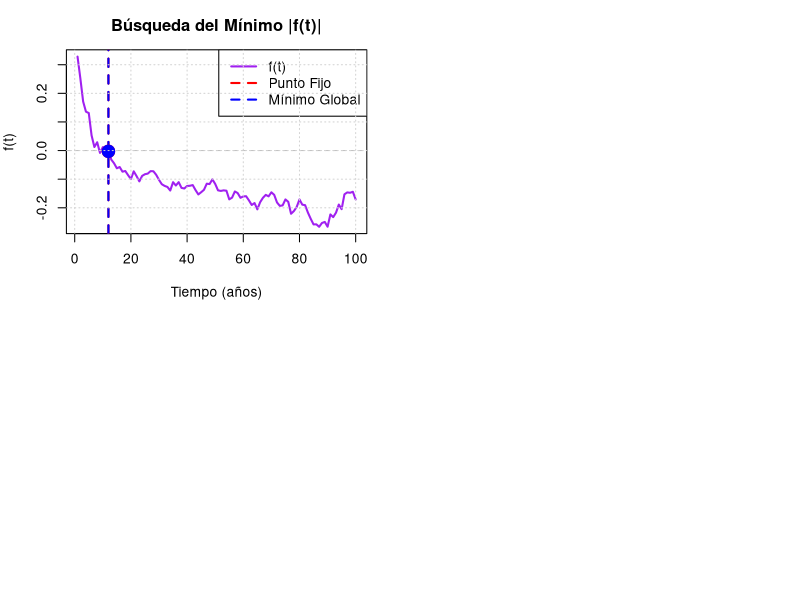

Generate this figure with R:
#######################################################################################
#  TRABAJO 7 - MODELO 1: TOLERANCIA FIJA                                             #
#  Método: PUNTO FIJO PARA CASOS SIN CEROS                                           #
#  Busca el mínimo de |f(t)| cuando las curvas no se cruzan                          #
#######################################################################################

# ====================================================================================
# SIMULACIÓN DEL MODELO 1 - Tolerancia Fija
# ====================================================================================

simular_modelo1 <- function(N, p, citySize, years, alikePref, alfa){
  
  T <- citySize**2
  N1 <- round(N * p)
  N2 <- N - N1
  
  groups <- c(rep(1, N1), rep(2, N2))
  empty <- c(rep(0, T - N))
  set.seed(1234)
  city <- matrix(sample(c(groups, empty), citySize^2, replace = F), ncol = citySize)
  
  getNeighbors <- function(coords) {
    n <- c()
    for (i in c(1:8)) {
      if (i == 1) { x <- coords[1] + 1; y <- coords[2] }
      if (i == 2) { x <- coords[1] + 1; y <- coords[2] + 1 }
      if (i == 3) { x <- coords[1]; y <- coords[2] + 1 }
      if (i == 4) { x <- coords[1] - 1; y <- coords[2] + 1 }
      if (i == 5) { x <- coords[1] - 1; y <- coords[2] }
      if (i == 6) { x <- coords[1] - 1; y <- coords[2] - 1 }
      if (i == 7) { x <- coords[1]; y <- coords[2] - 1 }
      if (i == 8) { x <- coords[1] + 1; y <- coords[2] - 1 }
      
      if (x < 1) x <- citySize
      if (x > citySize) x <- 1
      if (y < 1) y <- citySize
      if (y > citySize) y <- 1
      n <- rbind(n, c(x, y))
    }
    n
  }
  
  unHappyMonitor <- c()
  similarMonitor <- c()
  
  # MODELO 1: Tolerancia FIJA
  alikePref1 <- alikePref
  alikePref2 <- alikePref * alfa
  
  for (t in c(1:years)) {
    happy <- c()
    unhappy <- c() 
    similar <- c()
    
    for (j in c(1:citySize)) {
      for (k in c(1:citySize)) {
        current <- c(j, k)
        value <- city[j, k] 
        
        if (value > 0) {
          likeNeighbors <- 0
          allNeighbors <- 0
          neighbors <- getNeighbors(current)
          
          for (i in c(1:nrow(neighbors))){
            x <- neighbors[i, 1]
            y <- neighbors[i, 2]
            if (city[x, y] > 0) allNeighbors <- allNeighbors + 1
            if (city[x, y] == value) likeNeighbors <- likeNeighbors + 1
          }
          
          if (!is.nan(likeNeighbors / allNeighbors)) {
            similar <- c(similar, likeNeighbors / allNeighbors)
            alikePrefg <- ifelse(value == 1, alikePref1, alikePref2)
            
            if ((likeNeighbors / allNeighbors) < alikePrefg) {
              unhappy <- rbind(unhappy, current)
            } else {
              happy <- rbind(happy, current)
            }
          } else {
            happy <- rbind(happy, current)
          }
        }
      }
    }
    
    unHappyMonitor <- c(unHappyMonitor, 
                        length(unhappy) / (length(happy) + length(unhappy)))
    similarMonitor <- c(similarMonitor, mean(similar))
    
    if (length(unhappy) > 0) {
      randUnHappy <- sample(nrow(unhappy))
      for (i in randUnHappy) {
        mover <- unhappy[i, ]
        mover_val <- city[mover[1], mover[2]]
        move_to <- c(sample(1:citySize, 1), sample(1:citySize, 1))
        move_to_val <- city[move_to[1], move_to[2]]
        
        while (move_to_val > 0) {
          move_to <- c(sample(1:citySize, 1), sample(1:citySize, 1))
          move_to_val <- city[move_to[1], move_to[2]]
        }
        city[mover[1], mover[2]] <- 0
        city[move_to[1], move_to[2]] <- mover_val
      }
    }
  }
  
  return(list(
    unhappy = unHappyMonitor, 
    similar = similarMonitor,
    city_final = city
  ))
}

# ====================================================================================
# FUNCIÓN DE PUNTO FIJO PARA MINIMIZACIÓN
# ====================================================================================

pf_minimo <- function(FUN, x0, tol = 1e-5, maxiter = 1000) {
  x_new <- FUN(x0)
  iter <- 1
  
  historial <- data.frame(iter = 0, x = x0, x_new = x_new, error = abs(x_new - x0))
  
  while (abs(x_new - x0) > tol & iter < maxiter) {
    x0 <- x_new
    x_new <- FUN(x0)
    iter <- iter + 1
    
    historial <- rbind(historial, data.frame(
      iter = iter - 1,
      x = x0,
      x_new = x_new,
      error = abs(x_new - x0)
    ))
    
    cat(sprintf("x_%d = %.3f\n", iter, x_new))
  }
  
  if (iter == maxiter) {
    cat('⚠️  No hubo convergencia luego de ', iter, ' iteraciones\n')
  } else {
    cat('✓ Convergencia alcanzada luego de ', iter, ' iteraciones\n')
  }
  
  salida <- list(pf = x_new, iter = iter, historial = historial)
  return(salida)
}

# ====================================================================================
# MÉTODO DE PUNTO FIJO ESPECIALIZADO PARA CASOS SIN CEROS
# ====================================================================================

punto_fijo_sin_ceros <- function(N, p, citySize, alikePref, alfa, 
                                 x0, years, tol = 0.01, maxiter = 50, lambda = 0.1) {
  
  cat("\n")
  cat("╔═══════════════════════════════════════════════════════════════╗\n")
  cat("║              MODELO 1: TOLERANCIA FIJA                        ║\n")
  cat("║     MÉTODO: PUNTO FIJO PARA MINIMIZACIÓN (SIN CEROS)          ║\n")
  cat("╚═══════════════════════════════════════════════════════════════╝\n\n")
  
  # Medir tiempo total
  tiempo_inicio_total <- Sys.time()
  
  # Medir tiempo de simulación
  cat("⏳ Ejecutando simulación del Modelo 1...\n")
  tiempo_inicio_sim <- Sys.time()
  datos <- simular_modelo1(N, p, citySize, years, alikePref, alfa)
  tiempo_fin_sim <- Sys.time()
  tiempo_simulacion <- as.numeric(difftime(tiempo_fin_sim, tiempo_inicio_sim, units = "secs"))
  diferencia <- datos$unhappy - datos$similar
  
  cat(sprintf("✓ Simulación completada en %.2f segundos\n\n", tiempo_simulacion))
  
  # Medir tiempo del método
  tiempo_inicio_metodo <- Sys.time()
  
  # Función objetivo f(t) con interpolación lineal
  f <- function(t) {
    if (t <= 1) return(diferencia[1])
    if (t >= length(diferencia)) return(diferencia[length(diferencia)])
    
    t_floor <- floor(t)
    t_ceil <- ceiling(t)
    
    if (t_floor == t_ceil) {
      return(diferencia[t_floor])
    } else {
      peso <- t - t_floor
      return(diferencia[t_floor] * (1 - peso) + diferencia[t_ceil] * peso)
    }
  }
  
  cat("📊 PARÁMETROS:\n")
  cat(sprintf("   • N = %d agentes (%.1f%% ocupación)\n", N, 100*N/(citySize^2)))
  cat(sprintf("   • Grupo 1: %.0f%% (tolerancia = %.2f)\n", 100*p, alikePref))
  cat(sprintf("   • Grupo 2: %.0f%% (tolerancia = %.2f)\n", 100*(1-p), alikePref*alfa))
  cat(sprintf("   • Ciudad: %dx%d parcelas\n", citySize, citySize))
  cat(sprintf("   • Valor inicial: x0 = %.2f años\n", x0))
  cat(sprintf("   • Parámetro λ: %.3f\n", lambda))
  cat(sprintf("   • Tolerancia: %.4f\n", tol))
  cat(sprintf("   • Máximo iteraciones: %d\n\n", maxiter))
  
  # VERIFICAR QUE NO HAY CEROS
  valores <- sapply(1:length(diferencia), f)
  tiene_cero <- any(diff(sign(valores)) != 0)
  
  if (tiene_cero) {
    cat("❌ ADVERTENCIA: Se detectaron cambios de signo\n")
    cat("   Este método está diseñado para casos SIN ceros\n")
    cat("   Considera usar otro método\n\n")
  } else {
    cat("✓ Confirmado: No hay cambios de signo\n")
    cat("   → Buscando MÍNIMO de |f(t)|\n\n")
  }
  
  cat("🔍 ESTRATEGIA DE MINIMIZACIÓN:\n")
  cat("   Función g(x) = x - λ·sign(f)·f'(x)\n")
  cat("   Minimiza |f(t)| usando descenso por gradiente\n")
  cat("   Criterio: |x_{n+1} - x_n| < tol\n\n")
  
  # BUSCAR PUNTO INICIAL ÓPTIMO
  cat("🔍 Buscando punto inicial óptimo...\n")
  abs_vals <- abs(diferencia)
  x0_optimo <- which.min(abs_vals)
  f_min_global <- diferencia[x0_optimo]
  
  cat(sprintf("   Mínimo global aproximado: t = %d, |f(t)| = %.6f\n", 
              x0_optimo, abs(f_min_global)))
  cat(sprintf("   Usando x0 = %.2f\n\n", x0_optimo))
  
  x0 <- x0_optimo
  
  # FUNCIÓN g(x) ESPECIALIZADA PARA MINIMIZACIÓN
  g <- function(x) {
    fx <- f(x)
    
    h <- 0.5
    x_plus <- min(x + h, length(diferencia))
    x_minus <- max(x - h, 1)
    dfx <- (f(x_plus) - f(x_minus)) / (x_plus - x_minus)
    
    if (abs(dfx) < 1e-8) {
      x_new <- x
    } else {
      paso <- lambda * sign(fx) * dfx
      
      paso_max <- 2.0
      if (abs(paso) > paso_max) {
        paso <- sign(paso) * paso_max
      }
      
      x_new <- x - paso
    }
    
    if (x_new < 1) x_new <- 1
    if (x_new > length(diferencia)) x_new <- length(diferencia)
    
    return(x_new)
  }
  
  cat("─────────────────────────────────────────────────────────────\n")
  cat("ITERACIONES DE MINIMIZACIÓN:\n")
  cat("─────────────────────────────────────────────────────────────\n")
  cat(sprintf("x_0 = %.3f, f(x_0) = %.6f\n", x0, f(x0)))
  
  resultado_pf <- pf_minimo(FUN = g, x0 = x0, tol = tol, maxiter = maxiter)
  
  cat("─────────────────────────────────────────────────────────────\n\n")
  
  tiempo_fin_metodo <- Sys.time()
  tiempo_metodo <- as.numeric(difftime(tiempo_fin_metodo, tiempo_inicio_metodo, units = "secs"))
  
  tiempo_fin_total <- Sys.time()
  tiempo_total <- as.numeric(difftime(tiempo_fin_total, tiempo_inicio_total, units = "secs"))
  
  # Extraer solución
  x_final <- resultado_pf$pf
  iter_final <- resultado_pf$iter
  convergio <- (iter_final < maxiter)
  
  # RESULTADOS
  cat("╔═══════════════════════════════════════════════════════════════╗\n")
  cat("║                         RESULTADOS                            ║\n")
  cat("╚═══════════════════════════════════════════════════════════════╝\n\n")
  
  t_int <- round(x_final)
  if (t_int < 1) t_int <- 1
  if (t_int > length(datos$unhappy)) t_int <- length(datos$unhappy)
  
  fc <- f(x_final)
  
  cat("✓ MÍNIMO ENCONTRADO (minimizando |f(t)|)\n\n")
  
  cat(sprintf("   Tiempo óptimo:        t = %.3f años\n", x_final))
  cat(sprintf("   Valor de f(t):        %.6f\n", fc))
  cat(sprintf("   Distancia al cero:    %.6f\n", abs(fc)))
  cat(sprintf("   Iteraciones:          %d\n\n", iter_final))
  
  # COMPARACIÓN CON MÍNIMO GLOBAL
  idx_min_global <- which.min(abs(diferencia))
  f_min_global <- diferencia[idx_min_global]
  
  cat("📈 COMPARACIÓN CON BÚSQUEDA EXHAUSTIVA:\n")
  cat(sprintf("   • Punto fijo:    t = %.3f, |f(t)| = %.6f\n", x_final, abs(fc)))
  cat(sprintf("   • Mínimo global: t = %d, |f(t)| = %.6f\n", idx_min_global, abs(f_min_global)))
  cat(sprintf("   • Diferencia:    Δt = %.1f años, Δ|f| = %.6f\n\n", 
              abs(x_final - idx_min_global), abs(abs(fc) - abs(f_min_global))))
  
  cat(sprintf("📊 ESTADO DEL SISTEMA EN t = %.3f:\n\n", x_final))
  cat(sprintf("   Proporción infelices:  %.4f (%.1f%%)\n", 
              datos$unhappy[t_int], 100*datos$unhappy[t_int]))
  cat(sprintf("   Proporción similares:  %.4f (%.1f%%)\n", 
              datos$similar[t_int], 100*datos$similar[t_int]))
  cat(sprintf("   Diferencia:            %.6f\n\n", diferencia[t_int]))
  
  # TIEMPOS DE EJECUCIÓN
  cat("═══════════════════════════════════════════════════════════════\n")
  cat("⏱️  TIEMPOS DE EJECUCIÓN\n")
  cat("═══════════════════════════════════════════════════════════════\n\n")
  cat(sprintf("   Simulación:        %.2f segundos (%.1f%%)\n", 
              tiempo_simulacion, 100*tiempo_simulacion/tiempo_total))
  cat(sprintf("   Método punto fijo: %.2f segundos (%.1f%%)\n", 
              tiempo_metodo, 100*tiempo_metodo/tiempo_total))
  cat(sprintf("   TOTAL:             %.2f segundos\n\n", tiempo_total))
  
  if (tiempo_total < 60) {
    cat(sprintf("   ⏱️  Tiempo total: %.1f segundos\n\n", tiempo_total))
  } else if (tiempo_total < 3600) {
    cat(sprintf("   ⏱️  Tiempo total: %.1f minutos (%.0f segundos)\n\n", 
                tiempo_total/60, tiempo_total))
  } else {
    cat(sprintf("   ⏱️  Tiempo total: %.2f horas (%.0f minutos)\n\n", 
                tiempo_total/3600, tiempo_total/60))
  }
  
  # Crear historial extendido
  historial <- resultado_pf$historial
  historial$fx <- sapply(historial$x_new, f)
  historial$abs_fx <- abs(historial$fx)
  
  # GRÁFICOS ESPECIALIZADOS
  par(mfrow = c(2, 2), mar = c(4, 4, 3, 2))
  
  tiempo <- 1:length(diferencia)
  
  # 1. Función objetivo con mínimo
  plot(tiempo, diferencia, type = "l", col = "purple", lwd = 2,
       xlab = "Tiempo (años)", ylab = "f(t)",
       main = "Búsqueda del Mínimo |f(t)|")
  abline(h = 0, lty = 2, col = "gray", lwd = 1)
  abline(v = x_final, lty = 2, col = "red", lwd = 2)
  abline(v = idx_min_global, lty = 2, col = "blue", lwd = 2)
  points(x_final, fc, pch = 19, col = "red", cex = 2)
  points(idx_min_global, f_min_global, pch = 19, col = "blue", cex = 2)
  legend("topright", 
         legend = c("f(t)", "Punto Fijo", "Mínimo Global"),
         col = c("purple", "red", "blue"),
         lty = c(1, 2, 2), lwd = 2)
  grid()
  
  # 2. Trayectoria de minimización
  if (nrow(historial) > 1) {
    plot(historial$x_new, historial$abs_fx, type = "b", pch = 19, col = "blue", lwd = 2,
         xlab = "x_n", ylab = "|f(x_n)|",
         main = "Trayectoria de Minimización")
    points(x_final, abs(fc), pch = 19, col = "red", cex = 2)
    points(idx_min_global, abs(f_min_global), pch = 19, col = "green", cex = 2)
    grid()
  }
  
  # 3. Convergencia
  if (nrow(historial) > 1) {
    plot(historial$iter, historial$abs_fx, type = "b", pch = 19, col = "red", lwd = 2,
         xlab = "Iteración", ylab = "|f(x_n)|",
         main = "Convergencia del Mínimo", log = "y")
    abline(h = abs(f_min_global), lty = 2, col = "blue")
    grid()
  }
  
  # 4. Error de posición
  if (nrow(historial) > 1) {
    plot(historial$iter, historial$error, type = "b", pch = 19, col = "green", lwd = 2,
         xlab = "Iteración", ylab = "|x_{n+1} - x_n|",
         main = "Error de Posición", log = "y")
    abline(h = tol, lty = 2, col = "red")
    grid()
  }
  
  return(list(
    modelo = "Modelo 1 - Tolerancia Fija",
    metodo = "Punto Fijo para Minimización",
    tiempo_optimo = x_final,
    valor_funcion = fc,
    distancia_cero = abs(fc),
    iteraciones = iter_final,
    convergio = convergio,
    minimo_global = list(
      tiempo = idx_min_global,
      valor = f_min_global,
      distancia = abs(f_min_global)
    ),
    diferencia_con_global = abs(x_final - idx_min_global),
    historial = historial,
    datos_simulacion = datos,
    parametros = list(
      N = N, p = p, citySize = citySize,
      alikePref = alikePref, alfa = alfa,
      x0 = x0, lambda = lambda
    ),
    tiempos = list(
      simulacion = tiempo_simulacion,
      metodo = tiempo_metodo,
      total = tiempo_total
    )
  ))
}

# ====================================================================================
# EJEMPLO DE USO - CASO SIN CEROS
# ====================================================================================

cat("\n")
cat("███████████████████████████████████████████████████████████████████\n")
cat("█                                                                 █\n")
cat("█        PUNTO FIJO PARA MINIMIZACIÓN (CASOS SIN CEROS)           █\n")
cat("█                                                                 █\n")
cat("███████████████████████████████████████████████████████████████████\n")

resultado_sin_ceros <- punto_fijo_sin_ceros(
  N = 2000,
  p = 0.5,
  citySize = 50,
  alikePref = 0.6,
  alfa = 1.5,
  x0 = 20,
  years =100,
  tol = 0.01,
  maxiter = 5,
  lambda = 0.05
)

# Resumen final
cat("\n")
cat("╔═══════════════════════════════════════════════════════════════╗\n")
cat("║                      RESUMEN FINAL                            ║\n")
cat("╚═══════════════════════════════════════════════════════════════╝\n\n")

cat(sprintf("Método:               %s\n", resultado_sin_ceros$metodo))
cat(sprintf("Tiempo óptimo:        %.3f años\n", resultado_sin_ceros$tiempo_optimo))
cat(sprintf("Valor de f(t):        %.6f\n", resultado_sin_ceros$valor_funcion))
cat(sprintf("Distancia al cero:    %.6f\n", resultado_sin_ceros$distancia_cero))
cat(sprintf("Iteraciones:          %d\n", resultado_sin_ceros$iteraciones))
cat(sprintf("¿Convergió?:          %s\n", ifelse(resultado_sin_ceros$convergio, "SÍ", "NO")))
cat(sprintf("Diferencia con global: %.1f años\n", resultado_sin_ceros$diferencia_con_global))
cat(sprintf("Tiempo computacional: %.3f seg\n", resultado_sin_ceros$tiempos$total))

saveRDS(resultado_sin_ceros, "resultado_puntofijo_sin_ceros.rds")
cat("\n✓ Resultado guardado en: resultado_puntofijo_sin_ceros.rds\n")